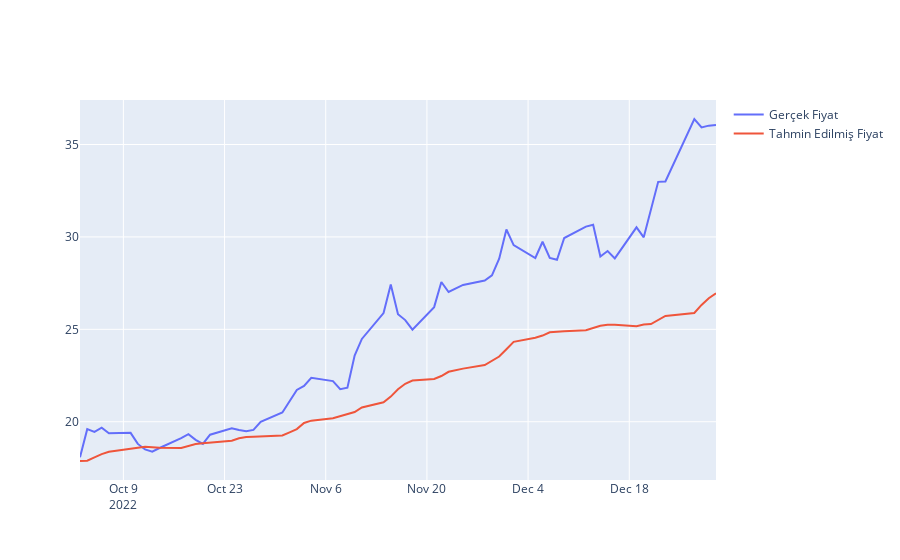

Write notebook code for a chart like this one.
### Code cell
# check the predictions vs Actual
fig = go.Figure()

fig.add_trace(go.Scatter(x = data.index[-test_length:], y = Actual, mode ='lines', name='Gerçek Fiyat'))
fig.add_trace(go.Scatter(x = data.index[-test_length:], y = Predictions, mode = 'lines', name='Tahmin Edilmiş Fiyat'))
fig.show()
